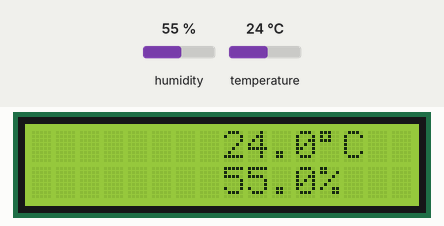
A program run on a simulated Raspberry Pi (BCM pin numbers). Shown: 16×2 character LCD. Inputs (shaded band) come from the test bench; at power-on: humidity 55 %, temperature 24 °C. What the program prints to the terminal is not drawn.

Above: at 1.2 s.
1.3 s: humidity set to 22 %
At 3.1 s:
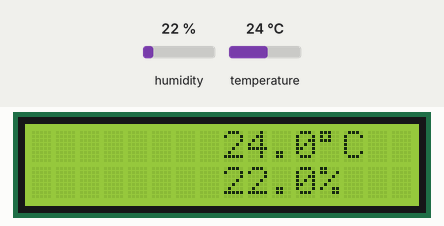
4.1 s: temperature set to 12 °C
At 5.3 s:
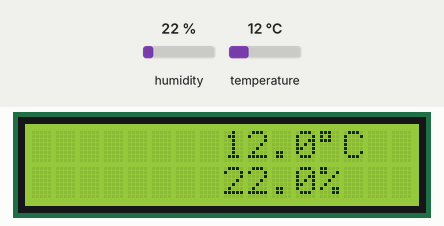
6.9 s: humidity set to 40 %
At 9.6 s:
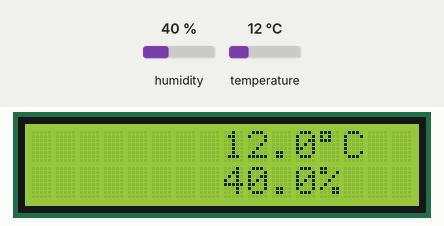
9.9 s: temperature set to 19 °C
At 11.7 s:
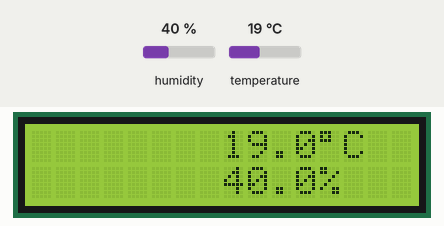
Timing chart, 0 to 13.2 s (numbered marks = the images above; inputs shaded):
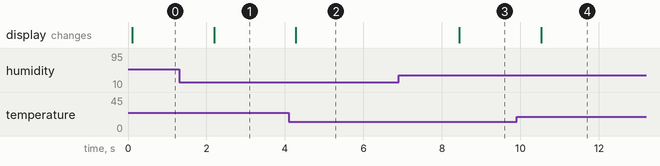

The program:

l24_temp_system_lcd.py
```python
import RPi.GPIO as GPIO
import dht11
import RPLCD
import time
from RPLCD.gpio import CharLCD
GPIO.setmode(GPIO.BCM)

#for the dht11
myDHT = dht11.DHT11(pin=21)

#for lcd setup
rsPIN = 18
enablePIN = 23
d4PIN = 13
d5PIN = 6
d6PIN = 5
d7PIN = 15

lcd = CharLCD(
    numbering_mode=GPIO.BCM,
    cols=16, rows=2,
    pin_rs=rsPIN,
    pin_e=enablePIN,
    pins_data=[d4PIN, d5PIN, d6PIN, d7PIN]
)

try:
    while True:
        result = myDHT.read()
        if result.is_valid():
            print('Temperature is:', result.temperature, '°C',
                  'Humidity is:', result.humidity, '%')

            lcd.clear()
            lcd.cursor_pos = (0, 8)
            lcd.write_string(f"{result.temperature}°C")

            lcd.cursor_pos = (1, 8)
            lcd.write_string(f"{result.humidity}%")


        time.sleep(2)

except KeyboardInterrupt:
    GPIO.cleanup()
    print('GPIO Good to Go')
```

Measured:
- after the input at 1.3 s, the display: changes after 0.90 s (image 1)
- after the input at 4.1 s, the display: changes after 0.18 s (image 2)
- after the input at 6.9 s, the display: changes after 1.5 s (image 3)
- after the input at 9.9 s, the display: changes after 0.63 s (image 4)
